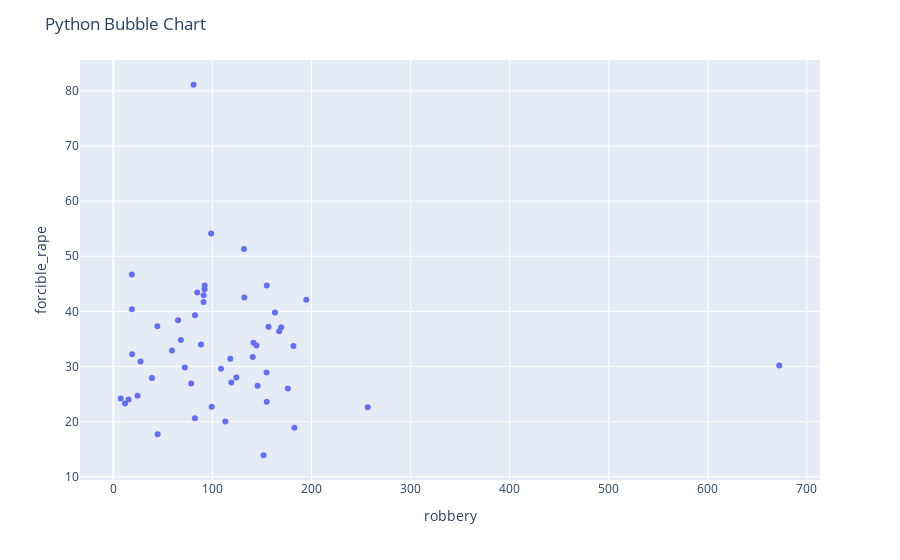

Notebook source saved alongside this figure:
### Markdown cell above
Interesting to note that there is one outlier in each portion of the data (i.e. at the midway point for 3 in blue and yellow).

### Code cell
# Bubble Chart
import plotly.express as px

# Create a bubble chart with scatterplot
fig = px.scatter(df_crimerates, x="robbery", y="forcible_rape")
fig.update_layout(title='Python Bubble Chart')

# Show the chart.
fig.show()

### Figure 1 — Plotly figure (JSON) as saved in the notebook; plotly's stock layout.template omitted (floating-point values rounded to 4 significant figures)
{"data": [{"hovertemplate": "robbery=%{x}<br>forcible_rape=%{y}<extra></extra>", "legendgroup": "", "marker": {"color": "#636efa", "symbol": "circle"}, "mode": "markers", "name": "", "orientation": "v", "showlegend": false, "type": "scatter", "x": [140.7, 141.4, 80.9, 144.4, 91.1, 176.1, 84.6, 113, 154.8, 672.1, 169.4, 154.8, 78.5, 18.6, 181.7, 108.6, 38.9, 65.3, 88.4, 118, 24.4, 256.7, 119, 131.8, 92, 82.3, 124.1, 18.9, 59.1, 194.7, 27.4, 151.6, 98.7, 182.7, 145.5, 7.4, 163.1, 91, 68.1, 154.6, 72.1, 132.1, 18.6, 167.3, 156.6, 44.3, 11.7, 99.2, 92.1, 44.6, 82.2, 15.3], "xaxis": "x", "y": [31.7, 34.3, 81.1, 33.8, 42.9, 26, 43.4, 20, 44.7, 30.2, 37.1, 23.6, 26.9, 40.4, 33.7, 29.6, 27.9, 38.4, 34, 31.4, 24.7, 22.6, 27.1, 51.3, 44, 39.3, 28, 32.2, 32.9, 42.1, 30.9, 13.9, 54.1, 18.9, 26.5, 24.2, 39.8, 41.7, 34.8, 28.9, 29.8, 42.5, 46.7, 36.4, 37.2, 37.3, 23.3, 22.7, 44.7, 17.7, 20.6, 24], "yaxis": "y"}], "layout": {"legend": {"tracegroupgap": 0}, "margin": {"t": 60}, "title": {"text": "Python Bubble Chart"}, "xaxis": {"anchor": "y", "domain": [0, 1], "title": {"text": "robbery"}}, "yaxis": {"anchor": "x", "domain": [0, 1], "title": {"text": "forcible_rape"}}}}
